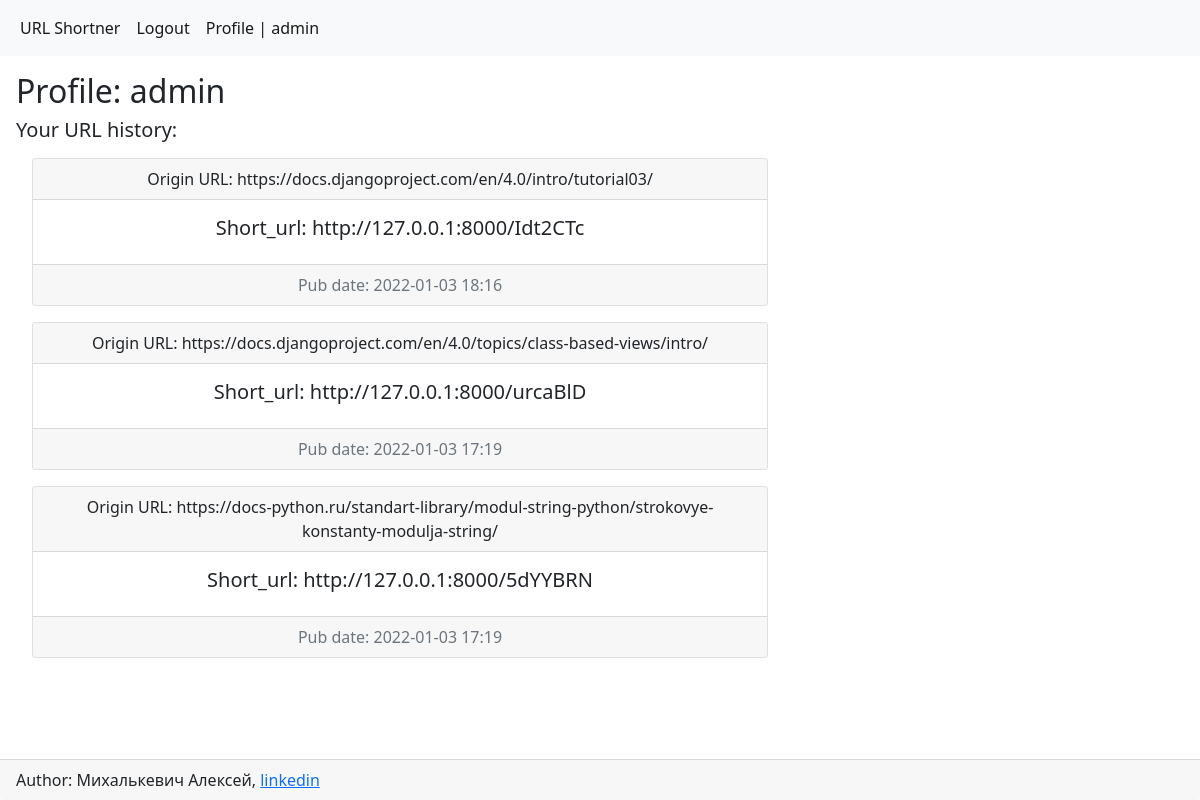
/accounts/profile/ (signed in), run on an earlier commit of the app's database.
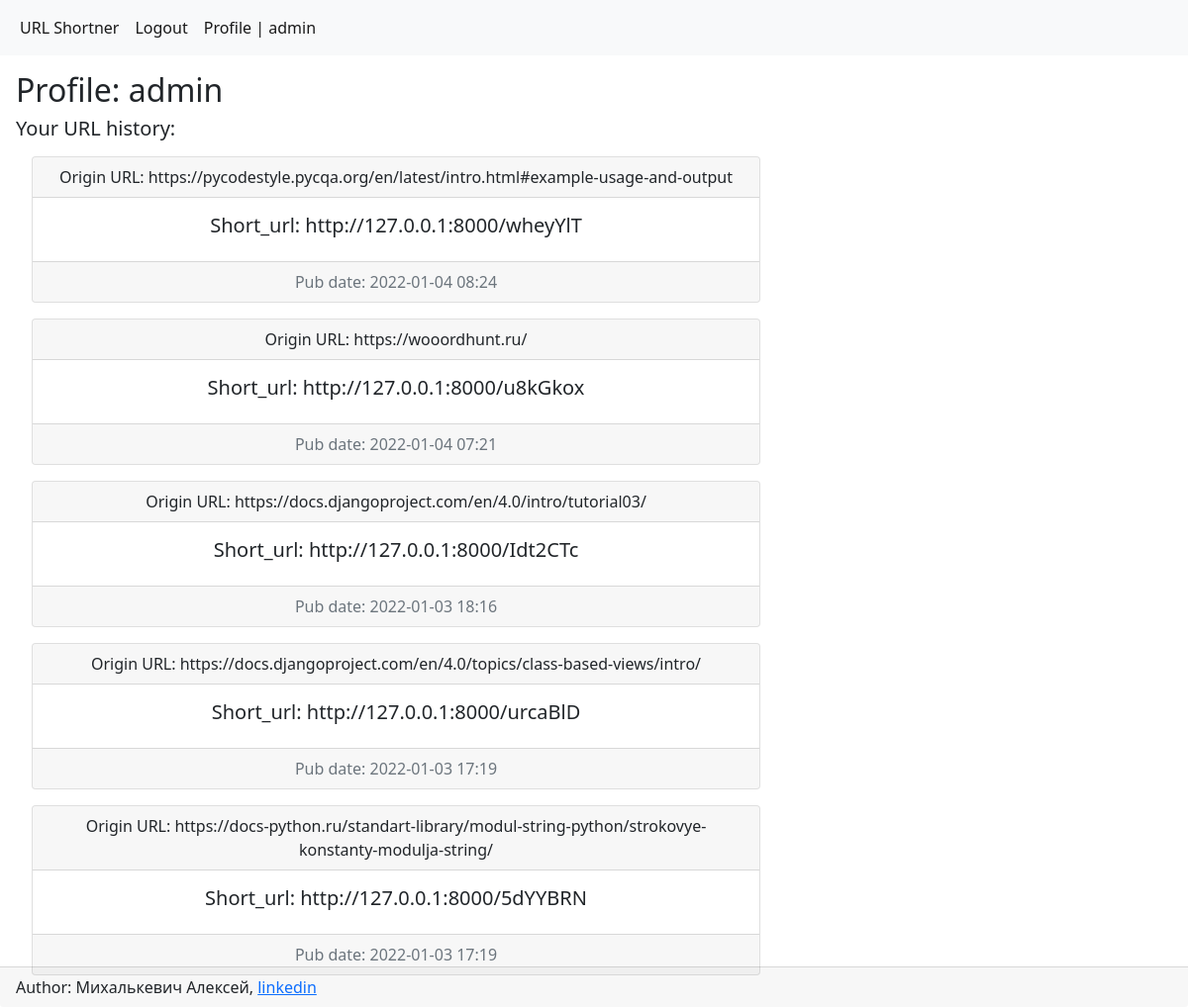
And on a later commit of the database.
### user_reg_log/models.py (models this page shows, shortened)
class Profile(models.Model):
    user = models.OneToOneField(
        User, on_delete=models.PROTECT, related_name="profile"
    )

### shortener/models.py (models this page shows, shortened)
class Urls(models.Model):
    short_url = models.SlugField(max_length=7, primary_key=True)
    origin_url = models.URLField(max_length=200)
    pub_date = models.DateTimeField(auto_now=True)
    user_profile = models.ManyToManyField(
        "user_reg_log.Profile", null=True, related_name="user_profile"
    )
    class Meta:
        verbose_name = "URL"
        verbose_name_plural = "URLs"
        ordering = ["-pub_date"]

### user_reg_log/views.py (the view)
# urls.py: path('profile/', user_profile, name='profile'),
def user_profile(request):
    customer = Profile.objects.get(user=request.user)
    urls = customer.user_profile.all()
    context = {
        "customer": customer,
        "urls": urls,
        "site_url": settings.SITE_URL,
    }
    return render(request, "user_reg_log/user_profile.html", context)

### user_reg_log/templates/user_reg_log/user_profile.html
{% extends "shortener/base.html" %}
{% block content %}
<div class="col-md-8 ">
    <div class="card-body">
        <h2>Profile: {{ customer.user.username }}</h2>
        <h5>Your URL history:</h5>
        {% for url in urls %}
        <div class="card text-center m-3">
            <div class="card-header">
                Origin URL: {{ url.origin_url }}
            </div>
            <div class="card-body">
                <h5 class="card-title">Short_url: {{ site_url }}/{{ url.short_url }} </h5>
            </div>
            <div class="card-footer text-muted">
                Pub date: {{ url.pub_date|date:"Y-m-d H:i" }}
            </div>
        </div>
        {% endfor %}
    </div>
</div>
{% endblock %}

### shortener/templates/shortener/base.html (shortened to what this page needs)
<!doctype html>
<html lang="en">
<head>
    <link href="https://cdn.jsdelivr.net/npm/bootstrap@5.1.3/dist/css/bootstrap.min.css"
          rel="stylesheet"
>
</head>
<body>
<nav class="navbar navbar-expand-lg navbar-light bg-light">
    <div class="container-fluid">
        <div class="collapse navbar-collapse" id="navbarSupportedContent">
            <ul class="navbar-nav me-auto mb-2 mb-lg-0">
                <li class="nav-item">
                    <a class="nav-link active" aria-current="page" href="{% url 'home' %}">URL Shortner</a>
                </li>
                {% if request.user.is_authenticated %}
                <li class="nav-item">
                    <a class="nav-link active" href="{% url 'logout' %}">Logout</a>
                </li>
                {% endif %}
                {% if request.user.is_authenticated %}
                <li class="nav-item">
                    <a class="nav-link active" href="{% url 'profile' %}">Profile | {{ request.user.username }}</a>
                </li>
                {% endif %}
            </ul>
        </div>
    </div>
</nav>
{% block content %}{% endblock %}
<footer>
    <div class="card-footer fixed-bottom">
        Author: Михалькевич Алексей, <a href="https://www.linkedin.com/in/aliaksei-mikhalkevich-b740b0201/">linkedin</a>
    </div>
</footer>
</body>
</html>

What changed in the data, as far as the page shows it:
added Urls: origin_url "https://pycodestyle.pycqa.org/en/latest/intro.html#example-usage-and-output", site_url "http://127.0.0.1:8000", short_url "wheyYlT", pub_date "2022-01-04 08:24"
added Urls: origin_url "https://wooordhunt.ru/", site_url "http://127.0.0.1:8000", short_url "u8kGkox", pub_date "2022-01-04 07:21"
